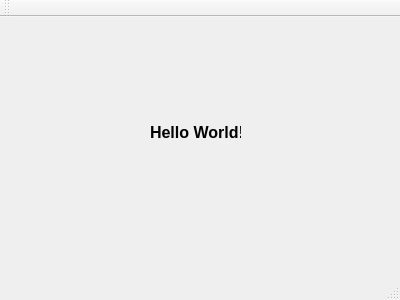
<?xml version="1.0" encoding="UTF-8"?>
<ui version="4.0">
 <class>MainWindow</class>
 <widget class="QMainWindow" name="MainWindow">
  <property name="geometry">
   <rect>
    <x>0</x>
    <y>0</y>
    <width>400</width>
    <height>300</height>
   </rect>
  </property>
  <property name="windowTitle">
   <string>MainWindow</string>
  </property>
  <widget class="QWidget" name="centralWidget">
   <widget class="QLabel" name="label">
    <property name="geometry">
     <rect>
      <x>150</x>
      <y>100</y>
      <width>91</width>
      <height>31</height>
     </rect>
    </property>
    <property name="font">
     <font>
      <pointsize>12</pointsize>
      <weight>75</weight>
      <bold>true</bold>
     </font>
    </property>
    <property name="text">
     <string>Hello World!</string>
    </property>
   </widget>
  </widget>
  <widget class="QMenuBar" name="menuBar">
   <property name="geometry">
    <rect>
     <x>0</x>
     <y>0</y>
     <width>400</width>
     <height>22</height>
    </rect>
   </property>
  </widget>
  <widget class="QToolBar" name="mainToolBar">
   <attribute name="toolBarArea">
    <enum>TopToolBarArea</enum>
   </attribute>
   <attribute name="toolBarBreak">
    <bool>false</bool>
   </attribute>
  </widget>
  <widget class="QStatusBar" name="statusBar"/>
 </widget>
 <layoutdefault spacing="6" margin="11"/>
 <resources/>
 <connections/>
</ui>
